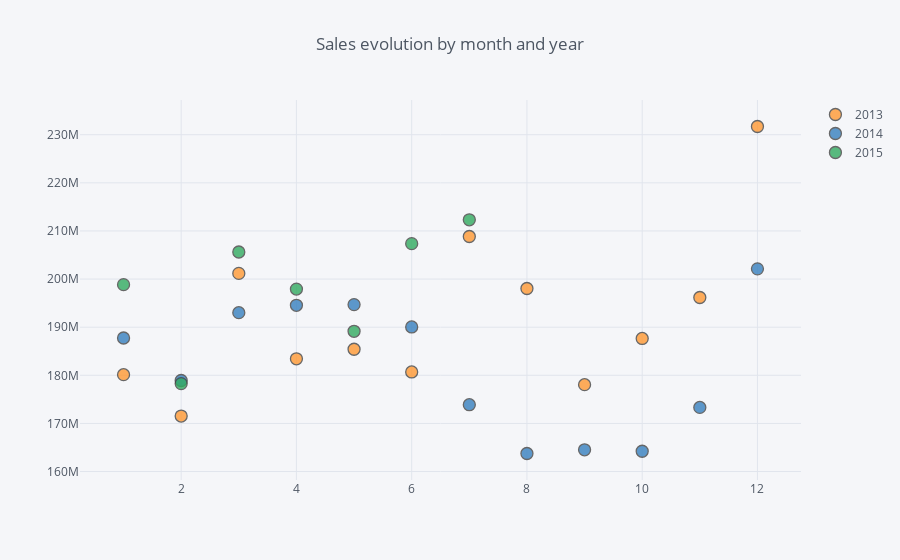

This figure's notebook cell:
### Markdown cell above
From the graph below we can see that we don't have any record for the seoond half of the year 2015.
If we focus on the first 6 months for each year, a natural growth year over year is noted expect for the month of March where the Sales of 2013 were better than the ones from 2014 which equals to a drop of about 4%.

The biggest growth during these 6 months was in june, comparing 2014 and 2015 we note an increase of about 9%. Also the less performing month is Feburary. I assume that the number of bank holidays and the short month could impact the sales. 

Regarding the second half of the year, comparing 2013 and 2014, the shops were peforming much worst in 2014 thans during the previous year. Let's now calculate the negative growth pourcentage is about 13,22%.

### Code cell
salesintime = train [['Year','Month','Sales']].groupby(['Year','Month']).sum().reset_index()

salesintime.iplot(kind='scatter', x='Month', y='Sales', mode ='markers', categories='Year', title= 'Sales evolution by month and year')

### Figure 1 — Plotly figure (JSON) as saved in the notebook; plotly's stock layout.template omitted (floating-point values rounded to 4 significant figures)
{"data": [{"marker": {"color": "rgba(255, 153, 51, 1.0)", "line": {"width": 1.3}, "opacity": 0.8, "size": 12, "symbol": "dot"}, "mode": "markers", "name": 2013, "textfont": {"color": "#4D5663"}, "type": "scatter", "x": [1, 2, 3, 4, 5, 6, 7, 8, 9, 10, 11, 12], "y": [180132207, 171534275, 201180369, 183431432, 185411063, 180702351, 208843882, 198042727, 178053963, 187662330, 196170924, 231710561]}, {"marker": {"color": "rgba(55, 128, 191, 1.0)", "line": {"width": 1.3}, "opacity": 0.8, "size": 12, "symbol": "dot"}, "mode": "markers", "name": 2014, "textfont": {"color": "#4D5663"}, "type": "scatter", "x": [1, 2, 3, 4, 5, 6, 7, 8, 9, 10, 11, 12], "y": [187752787, 178924677, 193019854, 194544977, 194693257, 190047051, 173892707, 163748475, 164516168, 164216398, 173327953, 202120592]}, {"marker": {"color": "rgba(50, 171, 96, 1.0)", "line": {"width": 1.3}, "opacity": 0.8, "size": 12, "symbol": "dot"}, "mode": "markers", "name": 2015, "textfont": {"color": "#4D5663"}, "type": "scatter", "x": [1, 2, 3, 4, 5, 6, 7], "y": [198843730, 178275458, 205631683, 197918886, 189143897, 207363373, 212322616]}], "layout": {"legend": {"bgcolor": "#F5F6F9", "font": {"color": "#4D5663"}}, "paper_bgcolor": "#F5F6F9", "plot_bgcolor": "#F5F6F9", "title": "Sales evolution by month and year", "titlefont": {"color": "#4D5663"}, "xaxis1": {"gridcolor": "#E1E5ED", "showgrid": true, "tickfont": {"color": "#4D5663"}, "title": "", "titlefont": {"color": "#4D5663"}, "zerolinecolor": "#E1E5ED"}, "yaxis1": {"gridcolor": "#E1E5ED", "showgrid": true, "tickfont": {"color": "#4D5663"}, "title": "", "titlefont": {"color": "#4D5663"}, "zerolinecolor": "#E1E5ED"}}}
